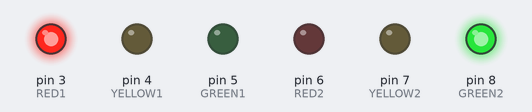
A sketch run on a simulated Arduino Uno, built with avr-gcc and run on an emulated ATmega328P. Shown: output pins drawn as LEDs (lit = HIGH).

Above: at 3.5 s.
At 8.5 s:
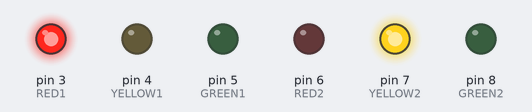
At 13.5 s:
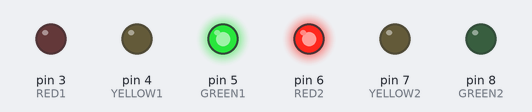
At 18.5 s:
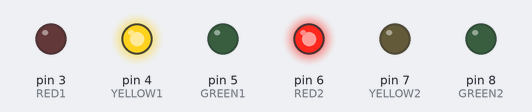
Timing chart, 0 to 26.0 s (numbered marks = the images above):
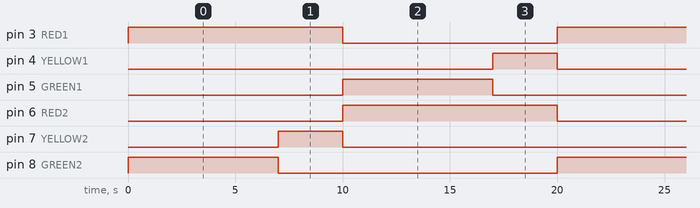

Measured:
- by itself, pin 3 (RED1), pin 6 (RED2): alternates HIGH for 10.0 s and LOW for 10.0 s
- by itself, pin 4 (YELLOW1), pin 7 (YELLOW2): alternates HIGH for 3.0 s and LOW for 17.0 s
- by itself, pin 5 (GREEN1), pin 8 (GREEN2): alternates HIGH for 7.0 s and LOW for 13.0 s

The sketch:

incrocio.ino
```cpp
#define RED1 3
#define YELLOW1 4
#define GREEN1 5

#define RED2 6
#define YELLOW2 7
#define GREEN2 8

void setup() {
  pinMode(RED1, OUTPUT);
  pinMode(YELLOW1, OUTPUT);
  pinMode(GREEN1, OUTPUT);
  pinMode(RED2, OUTPUT);
  pinMode(YELLOW2, OUTPUT);
  pinMode(GREEN2, OUTPUT);

  digitalWrite(RED1, LOW);
  digitalWrite(YELLOW1, LOW);
  digitalWrite(GREEN1, LOW);
  digitalWrite(RED2, LOW);
  digitalWrite(YELLOW2, LOW);
  digitalWrite(GREEN2, LOW);
}

void loop() {
  digitalWrite(RED1, HIGH);
  digitalWrite(GREEN2, HIGH);
  delay(7000);
  digitalWrite(GREEN2, LOW);

  digitalWrite(YELLOW2, HIGH);
  delay(3000);
  digitalWrite(RED1, LOW);
  digitalWrite(YELLOW2, LOW);

  digitalWrite(GREEN1, HIGH);
  digitalWrite(RED2, HIGH);
  delay(7000);

  digitalWrite(YELLOW1, HIGH);
  digitalWrite(GREEN1, LOW);
  delay(3000);
  digitalWrite(RED2, LOW);
  digitalWrite(YELLOW1, LOW);
}
```
